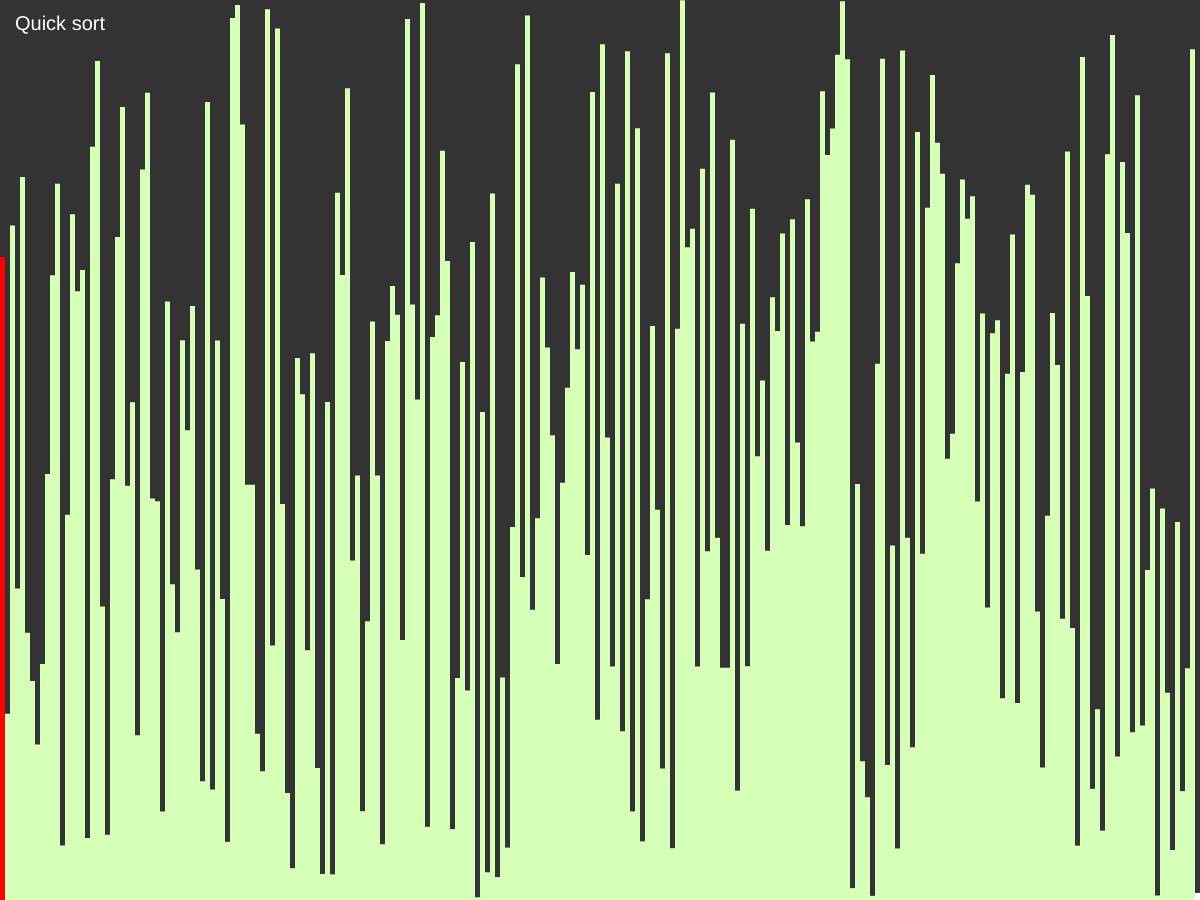
Frame 1 (no input)
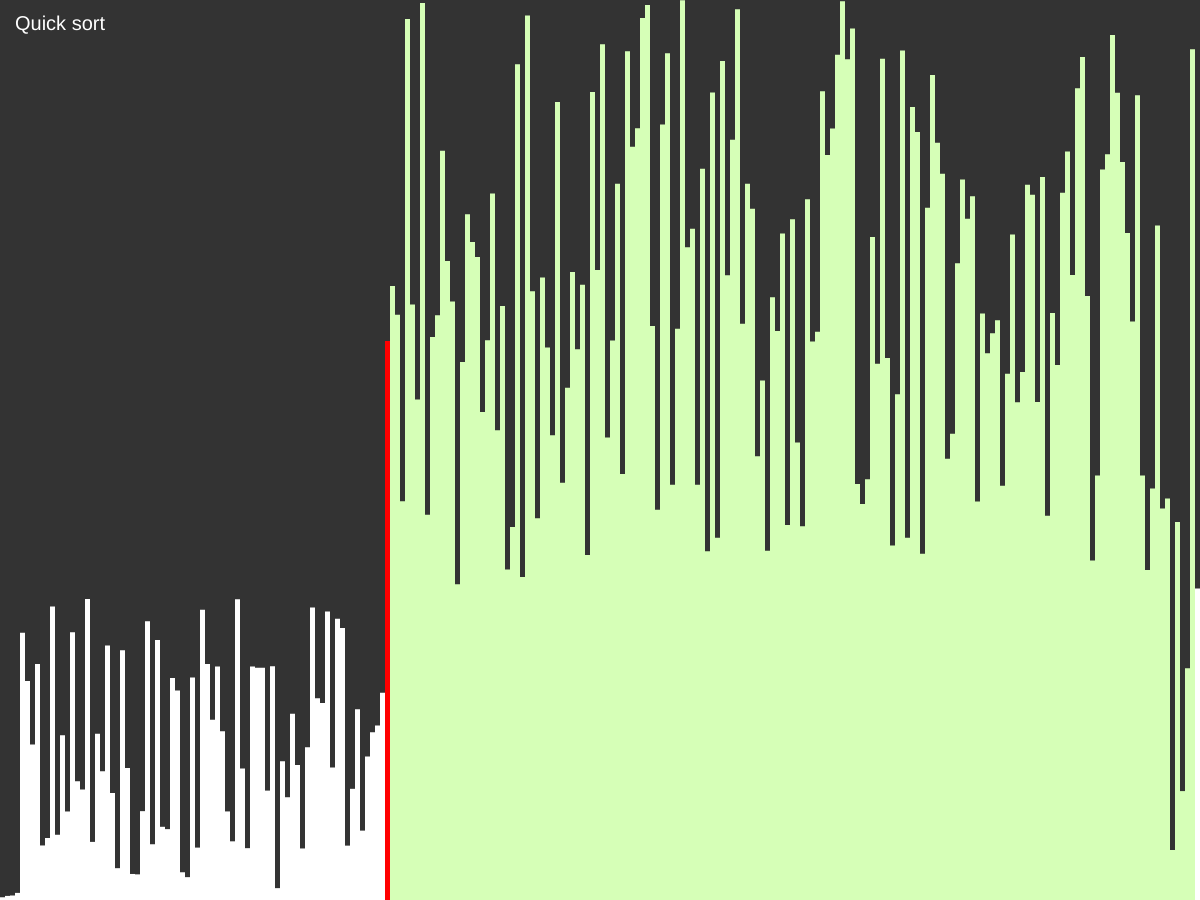
Frame 60 (no input)
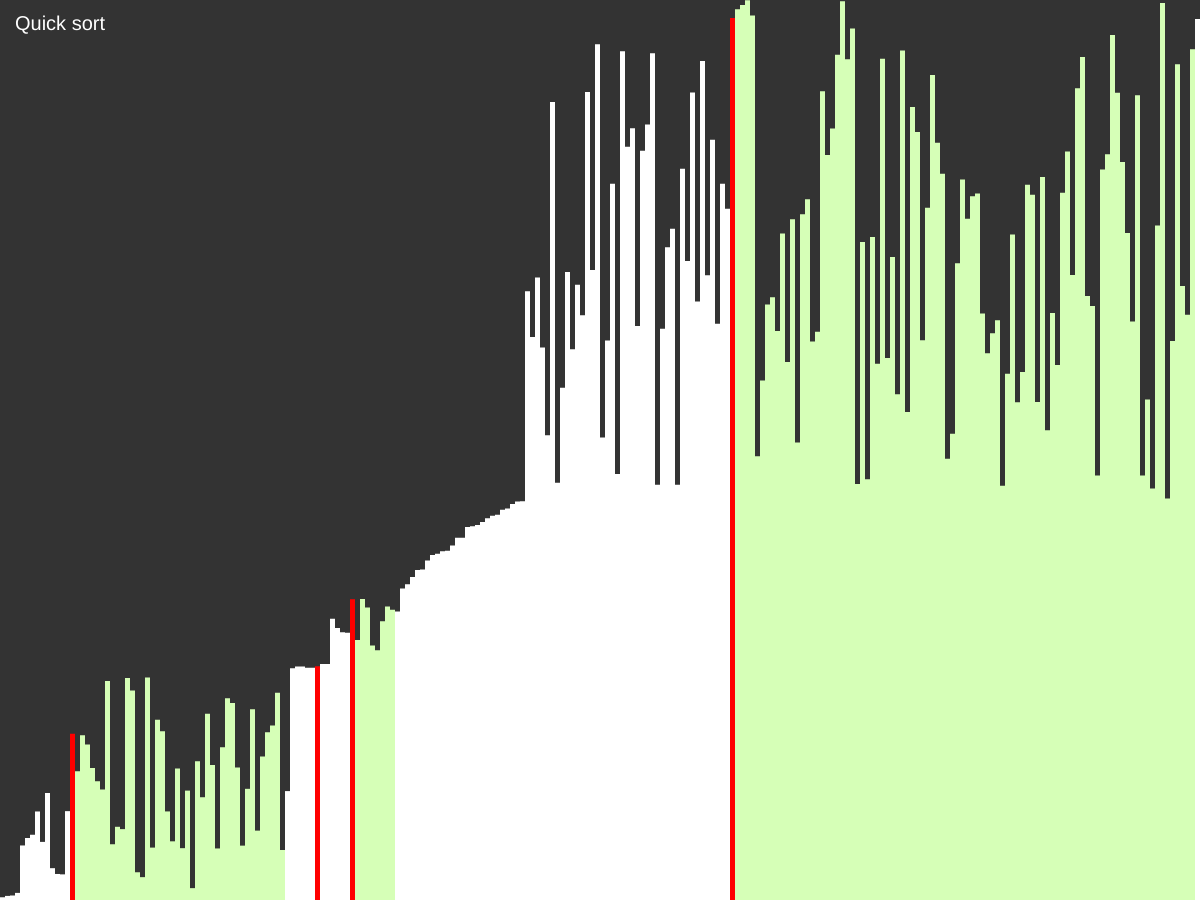
Frame 120 (the mouse pressed at the canvas centre since frame 60)

The p5.js sketch that drew these frames (run headless with seeded random() and noise() and a simulated clock; from frame 60 on, the mouse is pressed at the canvas centre):

// p5.js sketch
// ── sketch.js


let i =10
let w 
let highlight

let states=[]
let selectStates = []

let quick = document.getElementById("q")
let bubbles = document.getElementById("b")
let shell = document.getElementById("s")
let heap = document.getElementById("h")
let select = document.getElementById("se")
let radixs = document.getElementById("r")
let insertion = document.getElementById("i")
let bogo = document.getElementById("bo")

let id = 0


function preload(){
  
  w = createSlider(1,20,5,1)
  w.position(20,windowHeight-35)
  button = createButton('Retry');
  button.position(180, windowHeight-70);
  button.style(' outline: none;border: none;color: white; width:70px;height:40px;border-radius:10px;')
  highlight = createSlider(0,1,1,1)
  highlight.position(160,windowHeight-70)



}

function setup() {

  createCanvas(windowWidth, windowHeight-100);
  values = new Array(floor(width/ w.value()));
  for (let i = 0; i < values.length; i++){
    values[i] = random(height);
    states[i] = -1;
    selectStates[i] = -1;
  }
  highlight.remove()
  if(id != 0){
    
      highlight.remove()
      button.position(180, windowHeight-47);
  }else{
    highlight = createSlider(0,1,1,1)
    highlight.position(160,windowHeight-35)
    button.position(320, windowHeight-47);
  }

  if(id == 0){
    
    quickSort(values,0,values.length-1)
  }else if (id == 2){
    shellSort(values)
  }else if (id == 3){
    heapsort(values)
  }else if (id == 4){
    selectionSort(values)
  }else if (id == 5){
    radixSortUint32(values)
  }else if (id == 6){
    insertionSort(values)
  }else if (id == 1){
    bubblesort(values)
  }

  w.changed(pri)
  button.mousePressed(pri);


}


async function shellSort(arr) {
	let n = arr.length;

	for (let gap = Math.floor(n/2); gap > 0; gap = Math.floor(gap/2))	{
    
		for (let i = gap; i < n; i += 1)  {
      await sleep(0)
			let temp = arr[i];
			
			let j;
			for (j = i; j >= gap && arr[j-gap] > temp; j-=gap)  {
        
        arr[j] = arr[j-gap];
        
			}
      
			arr[j] = temp;
		}
	}

	return arr;
}
function pri(){
  setup()
}
function draw() {
  background(51);

  
  if (id == 7){
    sorted = isSorted(values)
    console.log(sorted)
    if (sorted == false){
      shuffleArray(values)
    }
  }


  fill(51)
  rect(10,25,)
  noStroke();
  fill(255);
  textSize(20)

  if(id == 0){
    text("Quick sort",15,30);
  }else if (id == 1){
    text("Bubble sort",15,30);
  }else if (id == 2){
    text("Shell sort",15,30);
  }else if (id == 3){
    text("Heap sort",15,30);
  }else if (id == 4){
    text("Selection sort",15,30);
  }else if (id == 5){
    text("Radix sort",15,30);
  }else if (id == 6){
    text("Insertion sort",15,30);
  }else if (id == 7){
    text("Bogo sort",15,30);
  }


  for (let i = 0; i < values.length; i++){
    if (id == 1){
      if(highlight.value() == 0){
        stroke(0)
      }else{
        noStroke()
      }
    }else{
      noStroke()
    }
    
    fill(255)
    if(states[i] == 0 && id == 0){
      fill(255,0,0)
      // fill('#E0777D')
    }else if (states[i] == 1 && highlight.value() == 1  && id == 0){
      fill('#D6FFB7')
    }

    if(selectStates[i] == 0 ){
      console.log(selectStates)
      fill(255,0,0)
      rect(i*w.value(),height - values[i], w.value(), values[i])
      selectStates[i] = -1
      // fill('#E0777D')
    }
    rect(i*w.value(),height - values[i], w.value(), values[i])
  }
}
async function radix (){
  const maxNum = Math.max(...values) * 10;
  let divisor = 10;
  while (divisor < maxNum) {
  
     let buckets = [...Array(10)].map(() => []);
    for (let num of values) {
        buckets[Math.floor((num % divisor) / (divisor / 10))].push(num);
     }
     
     values = [].concat.apply([], buckets);
     divisor *= 10;
  }
}
async function bubbleswap(arr,a,b){
  await sleep(0)
  let temp = arr[a]
  arr[a] = arr[b]
  arr[b] = temp
}

async function swap(arr,a,b){
  await sleep(0);
  let temp = arr[a]
  arr[a] = arr[b]
  arr[b] = temp
}


async function quickSort(arr,start,end){
  if(id == 0){

    if (start>=end){
      return;
    }
  
    
    let index = await partition(arr,start,end)
    states[index] = -1;
    await Promise.all([
      quickSort(arr,start,index-1),
      quickSort(arr,index+1,end)
    ]);
  
  }

}
async function partition(arr,start,end){

  for (let i = start; i < end; i++){
    states[i] = 1
  }


  let pivotIndex = start;
  let pivotValue = arr[end];
  states[pivotIndex] = 0
  for (let i = start; i < end; i++){
    if (arr[i] < pivotValue){
      await sleep(15)
      await swap(arr,i,pivotIndex);
      states[pivotIndex] = -1
      pivotIndex++;
      states[pivotIndex] = 0
    }
  }

  await swap(arr,pivotIndex,end);

  for (let i = start; i < end; i++){
    if ( i != pivotIndex){
      states[i] = -1
    }
  
  }

  return pivotIndex
}
function sleep(ms){
  return new Promise(resolve => setTimeout(resolve,ms));
}
async function bubble(){
  i=0
  if (i < values.length){
    for (let j = 0; j < values.length - i - 1; j++){
      let a = values[j]
      let b = values[j+1]
      await sleep (10)
      if (a>b){
        
        await swap(values,j,j+1);
      }
    }
  }
}

function swap(a, i, j) {
  var tmp = a[i];
  a[i] = a[j];
  a[j] = tmp;
}

function max_heapify(a, i, length) {
  while (true) {
      var left = i*2 + 1;
      var right = i*2 + 2;
      var largest = i;

      if (left < length && a[left] > a[largest]) {
          largest = left;
      }

      if (right < length && a[right] > a[largest]) {
          largest = right;
      }

      if (i == largest) {
          break;
      }

      swap(a, i, largest);
      i = largest;
  }
}

async function heapify(a, length) {
  for (var i = Math.floor(length/2); i >= 0; i--) {
    await sleep(10)
      max_heapify(a, i, length);
  }
}

async function heapsort(a) {
 await heapify(a, a.length);

  for (var i = a.length - 1; i > 0; i--) {
    await sleep(30)
      swap(a, i, 0);

      max_heapify(a, 0, i-1);
  }
}

async function selectionSort(inputArr) { 
  let n = inputArr.length;
    console.log(selectStates)
  for(let i = 0; i < n; i++) {

      let min = i;
      await sleep(40  )
      for(let j = i+1; j < n; j++){
        
          if(inputArr[j] < inputArr[min]) {
              min=j; 
          }
          // selectStates[j] = 0

         
     
          
       }
       if (min != i) {
           let tmp = inputArr[i]; 
           inputArr[i] = inputArr[min];
           inputArr[min] = tmp;     
         
      }
  }
  return inputArr;
}

async function radixSortUint32(input) {
  const arrayConstr = input.length < (1 << 16) ?
    Uint16Array :
    Uint32Array;
  const numberOfBins = 256 * 4;
  let count = new arrayConstr(numberOfBins);

  let output = new Uint32Array(input.length);

  // count all bytes in one pass
  for (let i = 0; i < input.length; i++) {

    let val = input[i];
    count[val & 0xFF]++;
    count[((val >> 8) & 0xFF) + 256]++;
    count[((val >> 16) & 0xFF) + 512]++;
    count[((val >> 24) & 0xFF) + 768]++;
  }

  // create summed array
  for (let j = 0; j < 4; j++) {
    await sleep(10)
    let t = 0,
      sum = 0,
      offset = j * 256;
    for (let i = 0; i < 256; i++) {
      t = count[i + offset];
      count[i + offset] = sum;
      sum += t;
    }
  }

  for (let i = 0; i < input.length; i++) {
    let val = input[i];
    output[count[val & 0xFF]++] = val;
  }
  for (let i = 0; i < input.length; i++) {
    await sleep(10)
    let val = output[i];
    input[count[((val >> 8) & 0xFF) + 256]++] = val;
  }
  for (let i = 0; i < input.length; i++) {
    await sleep(10)
    let val = input[i];
    output[count[((val >> 16) & 0xFF) + 512]++] = val;
  }
  for (let i = 0; i < input.length; i++) {
    await sleep(10)
    let val = output[i];
    input[count[((val >> 24) & 0xFF) + 768]++] = val;
  }

  return input;
}
async function insertionSort(inputArr) {
  let n = inputArr.length;
      for (let i = 1; i < n; i++) {
        await sleep(20)
          let current = inputArr[i];
          let j = i-1; 
          while ((j > -1) && (current < inputArr[j])) {
            
              inputArr[j+1] = inputArr[j];
              j--;
          }
          inputArr[j+1] = current;
      }
  return inputArr;
}
async function gnomeSort(arr) 
{
    function moveBack(i){
        for( ; i > 0 && arr[i-1] > arr[i]; i--)
        {
            var t = arr[i];
            arr[i] = arr[i-1];
            arr[i-1] = t;
        }
    }
    for (var i = 1; i < arr.length; i++) 
    {
      await sleep(0)
        if (arr[i-1] > arr[i]) moveBack(i);
    }
    return arr;
}
function shuffleArray(array) {
  for (var i = array.length - 1; i > 0; i--) {
      var j = Math.floor(Math.random() * (i + 1));
      var temp = array[i];
      array[i] = array[j];
      array[j] = temp;
  }
}
function isSorted(array) {
  for (let i = 0; i < array.length - 1; i++) {
      if (array[i] > array[i + 1])
          return false;
  }
  return true;
}

async function bubblesort(inputArr) {
  let n = inputArr.length;
  
  for(let i = 0; i < n; i++) {
    await sleep(35)
      for(let j = 0; j < n; j++) {
          if(inputArr[j] > inputArr[j+1]){
              let t = inputArr[j];
              inputArr[j] = inputArr[j+1];
              inputArr[j+1] = t;
          }
          

      }
      
  }
  return inputArr;
}
function updateId0(){
  id = 0
  console.log(id)
  quick.classList.add("selected")
  bubbles.classList.remove("selected")
  shell.classList.remove("selected")
  heap.classList.remove("selected")
  select.classList.remove("selected")
  radixs.classList.remove("selected")
  insertion.classList.remove("selected")
  bogo.classList.remove("selected")
  pri()
}
function updateId1(){
  id = 1
  console.log(id)
  quick.classList.remove("selected")
  bubbles.classList.add("selected")
  shell.classList.remove("selected")
  heap.classList.remove("selected")
  select.classList.remove("selected")
  radixs.classList.remove("selected")
  insertion.classList.remove("selected")
  bogo.classList.remove("selected")
  pri()
}
function updateId2(){
  id = 2
  console.log(id)
  quick.classList.remove("selected")
  bubbles.classList.remove("selected")
  shell.classList.add("selected")
  heap.classList.remove("selected")
  select.classList.remove("selected")
  radixs.classList.remove("selected")
  insertion.classList.remove("selected")
  bogo.classList.remove("selected")
  pri()
}
function updateId3(){
  id = 3
  console.log(id)
  quick.classList.remove("selected")
  bubbles.classList.remove("selected")
  shell.classList.remove("selected")
  heap.classList.add("selected")
  select.classList.remove("selected")
  radixs.classList.remove("selected")
  insertion.classList.remove("selected")
  bogo.classList.remove("selected")
  pri()
}
function updateId4(){
  id = 4
  console.log(id)
  quick.classList.remove("selected")
  bubbles.classList.remove("selected")
  shell.classList.remove("selected")
  heap.classList.remove("selected")
  select.classList.add("selected")
  radixs.classList.remove("selected")
  insertion.classList.remove("selected")
  bogo.classList.remove("selected")
  pri()
}
function updateId5(){
  id = 5
  console.log(id)
  quick.classList.remove("selected")
  bubbles.classList.remove("selected")
  shell.classList.remove("selected")
  heap.classList.remove("selected")
  select.classList.remove("selected")
  radixs.classList.add("selected")
  insertion.classList.remove("selected")
  bogo.classList.remove("selected")
  pri()
}
function updateId6(){
  id = 6
  console.log(id)
  quick.classList.remove("selected")
  bubbles.classList.remove("selected")
  shell.classList.remove("selected")
  heap.classList.remove("selected")
  select.classList.remove("selected")
  radixs.classList.remove("selected")
  insertion.classList.add("selected")
  bogo.classList.remove("selected")
  pri()
}
function updateId7(){
  id = 7
  console.log(id)
  quick.classList.remove("selected")
  bubbles.classList.remove("selected")
  shell.classList.remove("selected")
  heap.classList.remove("selected")
  select.classList.remove("selected")
  radixs.classList.remove("selected")
  insertion.classList.remove("selected")
  bogo.classList.add("selected")
  pri()
}

// ── style.css
html, body {
  margin: 0;
  padding: 0;
  background-color: white;
}
button{
  background-color: teal;
}
canvas {
  display: block;
}
button:hover{
  cursor: pointer;
  filter: brightness(87%);
}
.buttons{
  display: flex;
  justify-content: space-between;
}
.button{
  outline: none;
  border: none;
  background-color: #555;
  color: white;
  width: 13%;
  height: 45px;
}
.button:hover{
  border-bottom: 3px solid white;
}
.selected{
  background-color: rgb(77, 77, 77);
}
.selected:hover{
  filter: brightness(100%);
  border: none;
  cursor: default;
}
input[type=range] {

  background-color: rgb(190, 190, 190);
  color: violet;
  -webkit-appearance: none;
  border-radius: 10px;
}
input[type=range]:focus {
  outline: none;
}
input[type=range]::-webkit-slider-thumb {
  -webkit-appearance: none;
  border: 1px solid #000000;
  height: 20px;
  width: 10px;
  border-radius: 3px;
  background: #ffffff;
  cursor: pointer;
  margin-top: -5px; /* You need to specify a margin in Chrome, but in Firefox and IE it is automatic */
  box-shadow: 1px 1px 1px #000000, 0px 0px 1px #0d0d0d; /* Add cool effects to your sliders! */
}
